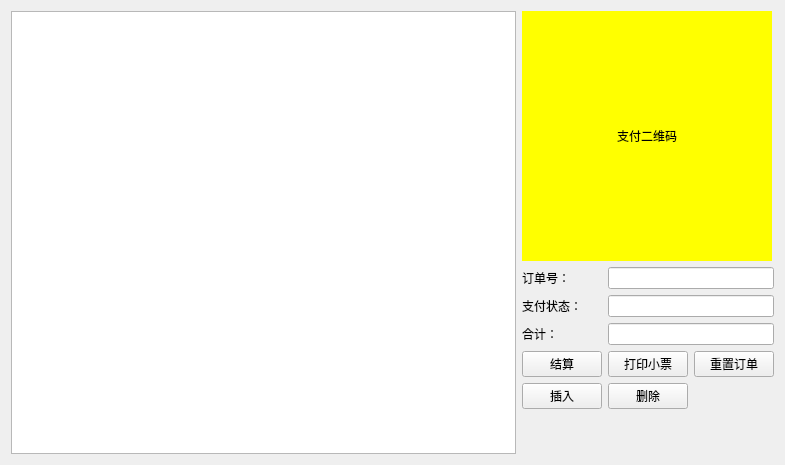
<?xml version="1.0" encoding="UTF-8"?>
<ui version="4.0">
 <class>Form</class>
 <widget class="QWidget" name="Form">
  <property name="geometry">
   <rect>
    <x>0</x>
    <y>0</y>
    <width>785</width>
    <height>465</height>
   </rect>
  </property>
  <property name="windowTitle">
   <string>Form</string>
  </property>
  <layout class="QHBoxLayout" name="horizontalLayout">
   <item>
    <widget class="QTableWidget" name="tableWidget">
     <property name="sizePolicy">
      <sizepolicy hsizetype="Preferred" vsizetype="Preferred">
       <horstretch>1</horstretch>
       <verstretch>1</verstretch>
      </sizepolicy>
     </property>
     <property name="minimumSize">
      <size>
       <width>480</width>
       <height>200</height>
      </size>
     </property>
    </widget>
   </item>
   <item>
    <layout class="QGridLayout" name="gridLayout">
     <item row="0" column="0" colspan="3">
      <widget class="QLabel" name="label">
       <property name="sizePolicy">
        <sizepolicy hsizetype="Preferred" vsizetype="Preferred">
         <horstretch>1</horstretch>
         <verstretch>1</verstretch>
        </sizepolicy>
       </property>
       <property name="minimumSize">
        <size>
         <width>220</width>
         <height>220</height>
        </size>
       </property>
       <property name="maximumSize">
        <size>
         <width>250</width>
         <height>250</height>
        </size>
       </property>
       <property name="layoutDirection">
        <enum>Qt::LeftToRight</enum>
       </property>
       <property name="styleSheet">
        <string notr="true">background-color: rgb(255, 255, 0);</string>
       </property>
       <property name="text">
        <string>支付二维码</string>
       </property>
       <property name="alignment">
        <set>Qt::AlignCenter</set>
       </property>
       <property name="wordWrap">
        <bool>false</bool>
       </property>
      </widget>
     </item>
     <item row="1" column="0">
      <widget class="QLabel" name="label_2">
       <property name="text">
        <string>订单号：</string>
       </property>
      </widget>
     </item>
     <item row="1" column="1" colspan="2">
      <widget class="QLineEdit" name="lineEdit">
       <property name="toolTip">
        <string>订单号</string>
       </property>
       <property name="placeholderText">
        <string/>
       </property>
      </widget>
     </item>
     <item row="2" column="0">
      <widget class="QLabel" name="label_3">
       <property name="text">
        <string>支付状态：</string>
       </property>
      </widget>
     </item>
     <item row="2" column="1" colspan="2">
      <widget class="QLineEdit" name="lineEdit_2">
       <property name="sizePolicy">
        <sizepolicy hsizetype="Expanding" vsizetype="Fixed">
         <horstretch>0</horstretch>
         <verstretch>0</verstretch>
        </sizepolicy>
       </property>
       <property name="toolTip">
        <string>支付状态</string>
       </property>
       <property name="placeholderText">
        <string/>
       </property>
      </widget>
     </item>
     <item row="3" column="0">
      <widget class="QLabel" name="label_4">
       <property name="text">
        <string>合计：</string>
       </property>
      </widget>
     </item>
     <item row="3" column="1" colspan="2">
      <widget class="QLineEdit" name="lineEdit_3">
       <property name="toolTip">
        <string>合计价格</string>
       </property>
       <property name="placeholderText">
        <string/>
       </property>
      </widget>
     </item>
     <item row="4" column="0">
      <widget class="QPushButton" name="pushButton">
       <property name="sizePolicy">
        <sizepolicy hsizetype="Fixed" vsizetype="Fixed">
         <horstretch>0</horstretch>
         <verstretch>0</verstretch>
        </sizepolicy>
       </property>
       <property name="toolTip">
        <string>生成支付二维码</string>
       </property>
       <property name="statusTip">
        <string/>
       </property>
       <property name="text">
        <string>结算</string>
       </property>
      </widget>
     </item>
     <item row="4" column="1">
      <widget class="QPushButton" name="pushButton_2">
       <property name="sizePolicy">
        <sizepolicy hsizetype="Fixed" vsizetype="Fixed">
         <horstretch>0</horstretch>
         <verstretch>0</verstretch>
        </sizepolicy>
       </property>
       <property name="toolTip">
        <string>生成支付成功后的小票</string>
       </property>
       <property name="statusTip">
        <string/>
       </property>
       <property name="text">
        <string>打印小票</string>
       </property>
      </widget>
     </item>
     <item row="4" column="2">
      <widget class="QPushButton" name="pushButton_3">
       <property name="sizePolicy">
        <sizepolicy hsizetype="Fixed" vsizetype="Fixed">
         <horstretch>0</horstretch>
         <verstretch>0</verstretch>
        </sizepolicy>
       </property>
       <property name="toolTip">
        <string>重置订单信息</string>
       </property>
       <property name="text">
        <string>重置订单</string>
       </property>
      </widget>
     </item>
     <item row="5" column="0">
      <widget class="QPushButton" name="pushButton_4">
       <property name="sizePolicy">
        <sizepolicy hsizetype="Fixed" vsizetype="Fixed">
         <horstretch>0</horstretch>
         <verstretch>0</verstretch>
        </sizepolicy>
       </property>
       <property name="toolTip">
        <string>插入新数据</string>
       </property>
       <property name="statusTip">
        <string/>
       </property>
       <property name="text">
        <string>插入</string>
       </property>
      </widget>
     </item>
     <item row="5" column="1">
      <widget class="QPushButton" name="pushButton_5">
       <property name="sizePolicy">
        <sizepolicy hsizetype="Fixed" vsizetype="Fixed">
         <horstretch>0</horstretch>
         <verstretch>0</verstretch>
        </sizepolicy>
       </property>
       <property name="toolTip">
        <string>删除数据</string>
       </property>
       <property name="statusTip">
        <string/>
       </property>
       <property name="text">
        <string>删除</string>
       </property>
      </widget>
     </item>
     <item row="6" column="0" colspan="3">
      <widget class="QWidget" name="widget" native="true"/>
     </item>
    </layout>
   </item>
  </layout>
 </widget>
 <resources/>
 <connections>
  <connection>
   <sender>pushButton</sender>
   <signal>clicked()</signal>
   <receiver>Form</receiver>
   <slot>pb_end_click()</slot>
   <hints>
    <hint type="sourcelabel">
     <x>612</x>
     <y>366</y>
    </hint>
    <hint type="destinationlabel">
     <x>514</x>
     <y>467</y>
    </hint>
   </hints>
  </connection>
  <connection>
   <sender>pushButton_2</sender>
   <signal>clicked()</signal>
   <receiver>Form</receiver>
   <slot>pb_xiaopiao_click()</slot>
   <hints>
    <hint type="sourcelabel">
     <x>693</x>
     <y>366</y>
    </hint>
    <hint type="destinationlabel">
     <x>638</x>
     <y>497</y>
    </hint>
   </hints>
  </connection>
  <connection>
   <sender>pushButton_3</sender>
   <signal>clicked()</signal>
   <receiver>Form</receiver>
   <slot>pb_remove_click()</slot>
   <hints>
    <hint type="sourcelabel">
     <x>774</x>
     <y>366</y>
    </hint>
    <hint type="destinationlabel">
     <x>723</x>
     <y>510</y>
    </hint>
   </hints>
  </connection>
  <connection>
   <sender>lineEdit</sender>
   <signal>textEdited(QString)</signal>
   <receiver>Form</receiver>
   <slot>tx_dingdanhao_change()</slot>
   <hints>
    <hint type="sourcelabel">
     <x>774</x>
     <y>285</y>
    </hint>
    <hint type="destinationlabel">
     <x>832</x>
     <y>242</y>
    </hint>
   </hints>
  </connection>
  <connection>
   <sender>pushButton_4</sender>
   <signal>clicked()</signal>
   <receiver>Form</receiver>
   <slot>pb_insert_click()</slot>
   <hints>
    <hint type="sourcelabel">
     <x>581</x>
     <y>390</y>
    </hint>
    <hint type="destinationlabel">
     <x>573</x>
     <y>521</y>
    </hint>
   </hints>
  </connection>
  <connection>
   <sender>pushButton_5</sender>
   <signal>clicked()</signal>
   <receiver>Form</receiver>
   <slot>pb_delete_click()</slot>
   <hints>
    <hint type="sourcelabel">
     <x>671</x>
     <y>390</y>
    </hint>
    <hint type="destinationlabel">
     <x>650</x>
     <y>544</y>
    </hint>
   </hints>
  </connection>
 </connections>
 <slots>
  <slot>pb_end_click()</slot>
  <slot>pb_xiaopiao_click()</slot>
  <slot>pb_read_video()</slot>
  <slot>pb_remove_click()</slot>
  <slot>tx_dingdanhao_change()</slot>
  <slot>pb_insert_click()</slot>
  <slot>pb_delete_click()</slot>
 </slots>
</ui>
